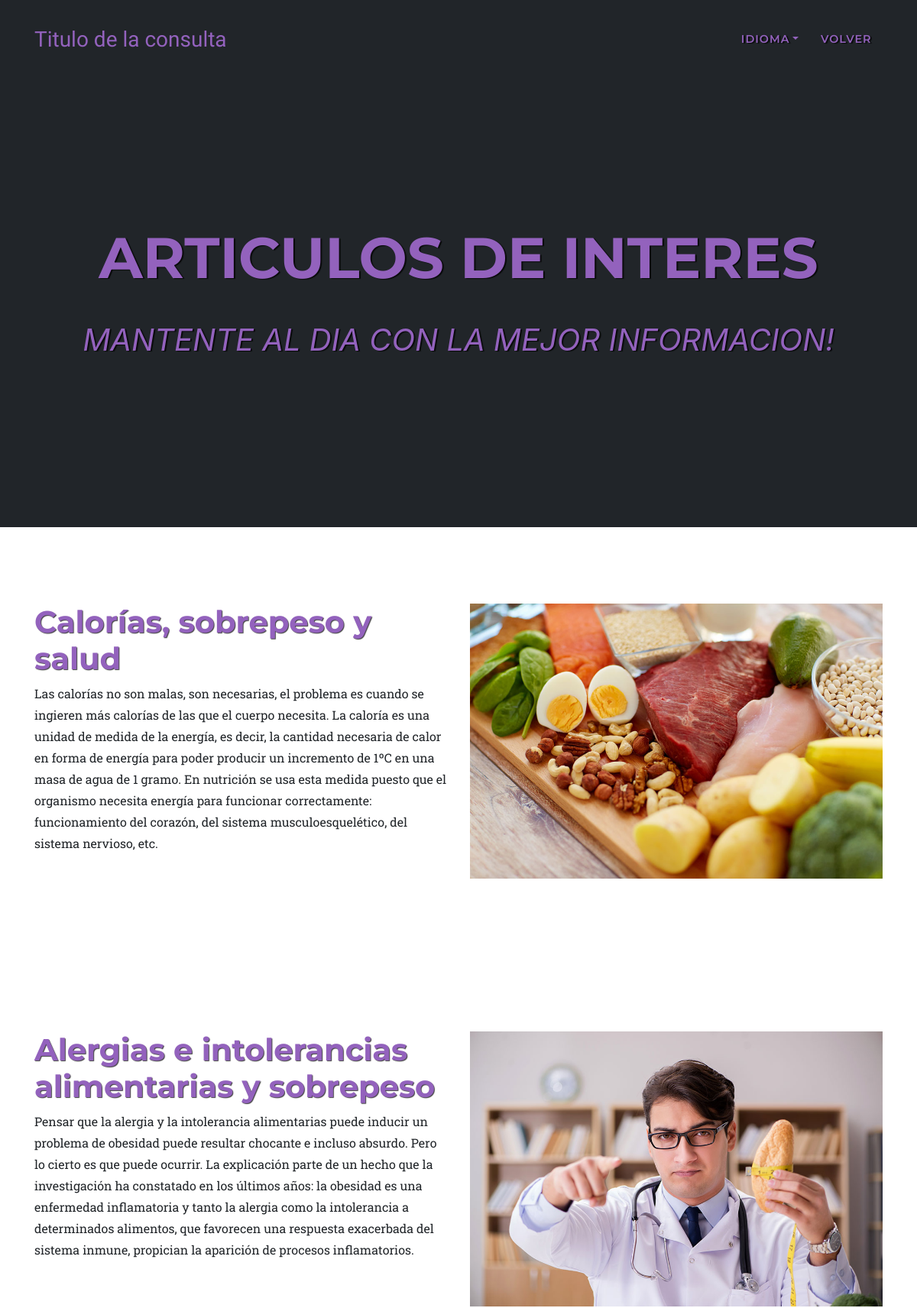
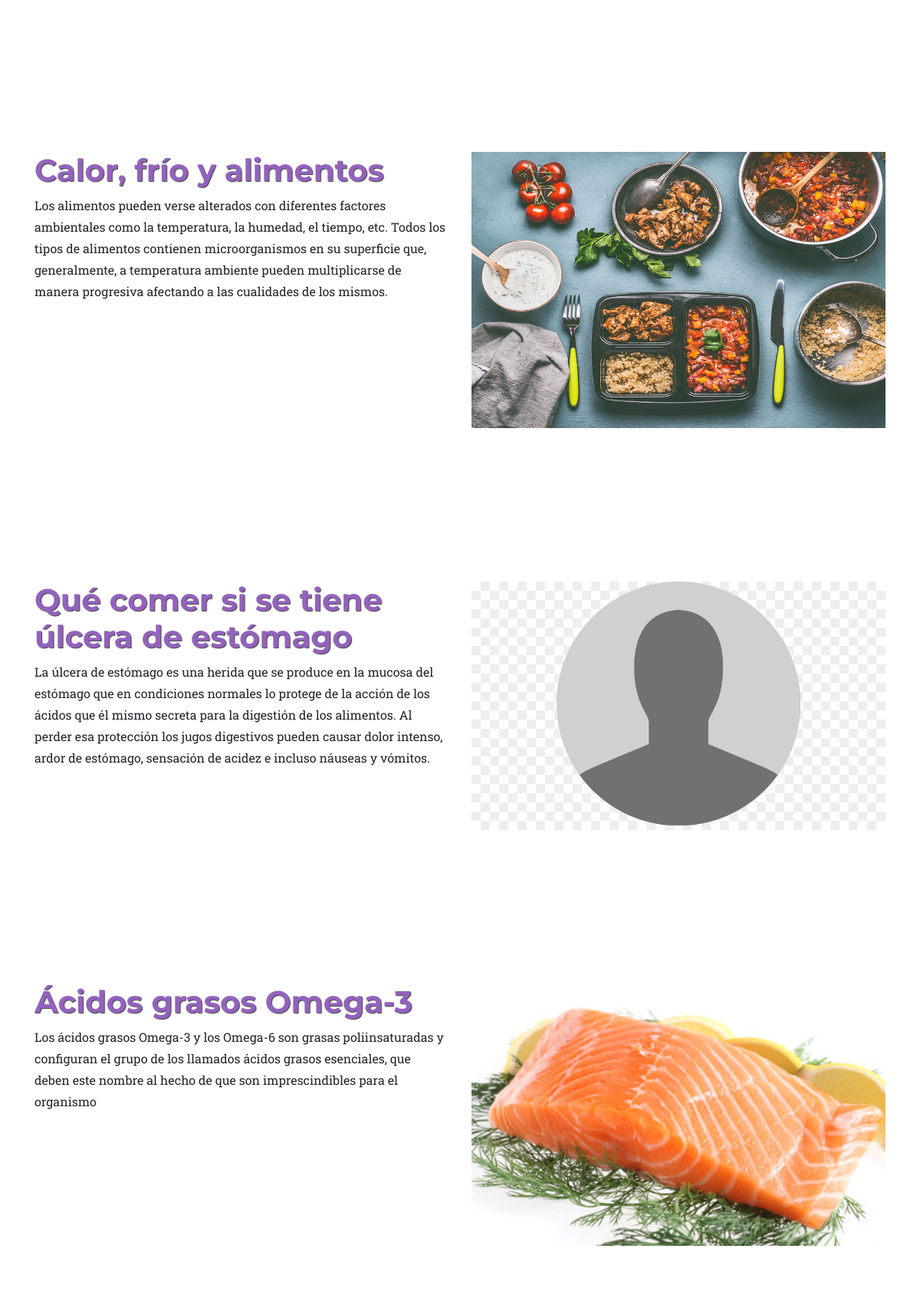
Page /pagArticulos.php (upper part) on the committed database (2 pictures, top to bottom).
### tables this page shows
CREATE TABLE `articulos` (
  `titulo` varchar(255) NOT NULL,
  `resumen` text NOT NULL,
  `imagen` varchar(255) NOT NULL,
  `contenido` text NOT NULL,
  `fecha` datetime NOT NULL,
  `cat1` varchar(50) DEFAULT NULL,
  `cat2` varchar(50) DEFAULT NULL,
  `ID_art` int(255) NOT NULL
);

### castellano.php (called while the page is built, shortened)
<?php
$navIdioma="Idioma";
$pagArtVolver="Volver";
$pagArtTitulo1="ARTICULOS DE INTERES";
$pagArtTitulo2="MANTENTE AL DIA CON LA MEJOR INFORMACION!";

### pagArticulos.php (the view, shortened to what this page needs)
<?php
if (isset($_SESSION["idioma"])){
    include $_SESSION["idioma"];
}else{
    include "castellano.php";
}
$dbh = Connection::make();
$stmt = $dbh->prepare("SELECT * FROM articulos ORDER BY ID_art DESC");
$stmt->execute();
$articulos = $stmt->fetchAll(PDO::FETCH_ASSOC);
?>
<!DOCTYPE html>
<html lang="es">
<head>
    <link href="bootstrap/css/bootstrap.min.css" rel="stylesheet">
    <link href="img/fontawesome-free/css/all.min.css" rel="stylesheet" type="text/css">
    <link href="css/estilos.css" rel="stylesheet" type="text/css">
</head>
<body id="Principal">
<nav class="navbar navbar-expand-lg navbar-dark fixed-top" id="mainNav">
    <div class="container">
        <a class="navbar-brand js-scroll-trigger" href="index.php">Titulo de la consulta</a>
        <div class="collapse navbar-collapse" id="NavegadorResponsive">
            <ul class="navbar-nav text-uppercase ml-auto">
                <li class="nav-item">
                    <div class="dropdown nav-link">
                        <a class=" dropdown-toggle" id="dropdownMenu2" data-toggle="dropdown" aria-haspopup="true" aria-expanded="false"><?php echo $navIdioma ?></a>
                    </div>
                </li>
                <li class="nav-item">
                    <a class="nav-link js-scroll-trigger" href="index.php"><?php echo $pagArtVolver ?></a>
                </li>
            </ul>
        </div>
    </div>
</nav>
<header class="masthead" style="background-color: #212529">
    <div class="container">
        <div class="intro-text">
            <div class=" intro-heading text-uppercase"><?php echo $pagArtTitulo1 ?></div>
            <div class="intro-lead-in"><?php echo $pagArtTitulo2 ?></div>
        </div>
    </div>
</header>
    <?php if(isset($articulos) && count($articulos) > 0) :?>
            <?php foreach ($articulos as $articulo) :?>
            <section class=" page-section">
            <div class="container">
                <div class="row">
                    <div class="col-lg-6 ">
                        <h1><a href="verArticulo.php?asset=<?= $articulo['ID_art'] ?>"><?= $articulo['titulo'] ?></a></h1>
                        <p><?= $articulo['resumen'] ?></p>
                    </div>
                    <div class="col-lg-6 ">
                        <a href="verArticulo.php?asset=<?= $articulo['ID_art'] ?>"><img class="img-fluid" src="<?= $articulo['imagen'] ?>" alt="" width="650px" ></a>
                    </div>
                </div>
            </div>
            </section>
            <?php endforeach; ?>
    <?php endif; ?>
</body>
</html>

### css/estilos.css (style rules this page uses)
body { overflow-x: hidden; font-family: 'Roboto Slab', -apple-system, BlinkMacSystemFont, 'Segoe UI', Roboto, 'Helvetica Neue', Arial, sans-serif, 'Apple Color Emoji', 'Segoe UI Emoji', 'Segoe UI Symbol', 'Noto Color Emoji'; }
p { line-height: 1.75; }
a { color: #9362bd; }
h1, h2, h3, h4, h5, h6 { font-weight: 700; font-family: 'Montserrat', -apple-system, BlinkMacSystemFont, 'Segoe UI', Roboto, 'Helvetica Neue', Arial, sans-serif, 'Apple Color Emoji', 'Segoe UI Emoji', 'Segoe UI Symbol', 'Noto Color Emoji'; color: #9362bd; text-shadow: 1px 1px 1px rgba(0,0,0,0.75); }
.page-section { padding: 100px 0; }
@media (min-width: 768px) { section { padding: 150px 0; } }
#mainNav { background-color: #212529; }
#mainNav .navbar-brand { color: #9362bd; font-family: 'Kaushan Script', -apple-system, BlinkMacSystemFont, 'Segoe UI', Roboto, 'Helvetica Neue', Arial, sans-serif, 'Apple Color Emoji', 'Segoe UI Emoji', 'Segoe UI Symbol', 'Noto Color Emoji'; }
#mainNav .navbar-nav .nav-item .nav-link { font-size: 90%; font-weight: 600; padding: 0.75em 0; letter-spacing: 1px; color: #9362bd; text-shadow: 2px 1px 1px rgba(0,0,0,0.75); font-family: 'Montserrat', -apple-system, BlinkMacSystemFont, 'Segoe UI', Roboto, 'Helvetica Neue', Arial, sans-serif, 'Apple Color Emoji', 'Segoe UI Emoji', 'Segoe UI Symbol', 'Noto Color Emoji'; }
@media (min-width: 992px) { #mainNav { padding-top: 25px; padding-bottom: 25px; transition: padding-top 0.3s, padding-bottom 0.3s; border: none; background-color: transparent; } }
@media (min-width: 992px) { #mainNav .navbar-brand { font-size: 1.75em; transition: all 0.3s; } }
@media (min-width: 992px) { #mainNav .navbar-nav .nav-item .nav-link { padding: 1.1em 1em !important; } }
header.masthead { text-align: center; color: #9362bd; text-shadow: 2px 1px 1px rgba(0,0,0,0.75); background-repeat: no-repeat; background-attachment: scroll; background-position: center center; background-size: cover; }
header.masthead .intro-text { padding-top: 150px; padding-bottom: 100px; }
header.masthead .intro-text .intro-lead-in { font-size: 22px; font-style: italic; line-height: 22px; margin-bottom: 25px; font-family: 'Droid Serif', -apple-system, BlinkMacSystemFont, 'Segoe UI', Roboto, 'Helvetica Neue', Arial, sans-serif, 'Apple Color Emoji', 'Segoe UI Emoji', 'Segoe UI Symbol', 'Noto Color Emoji'; }
header.masthead .intro-text .intro-heading { font-size: 50px; font-weight: 700; line-height: 50px; margin-bottom: 25px; font-family: 'Montserrat', -apple-system, BlinkMacSystemFont, 'Segoe UI', Roboto, 'Helvetica Neue', Arial, sans-serif, 'Apple Color Emoji', 'Segoe UI Emoji', 'Segoe UI Symbol', 'Noto Color Emoji'; }
@media (min-width: 768px) { header.masthead .intro-text { padding-top: 300px; padding-bottom: 200px; } }
@media (min-width: 768px) { header.masthead .intro-text .intro-lead-in { font-size: 40px; font-style: italic; line-height: 40px; margin-bottom: 25px; font-family: 'Droid Serif', -apple-system, BlinkMacSystemFont, 'Segoe UI', Roboto, 'Helvetica Neue', Arial, sans-serif, 'Apple Color Emoji', 'Segoe UI Emoji', 'Segoe UI Symbol', 'Noto Color Emoji'; } }
@media (min-width: 768px) { header.masthead .intro-text .intro-heading { font-size: 75px; font-weight: 700; line-height: 75px; margin-bottom: 50px; font-family: 'Montserrat', -apple-system, BlinkMacSystemFont, 'Segoe UI', Roboto, 'Helvetica Neue', Arial, sans-serif, 'Apple Color Emoji', 'Segoe UI Emoji', 'Segoe UI Symbol', 'Noto Color Emoji'; } }

### rows in the picture
articulos: titulo "Calorías, sobrepeso y salud", resumen "Las calorías no son malas, son necesarias, el problema es cuando se ingieren más calorías de las que el cuerpo necesita. La caloría es una unidad de medida de la energía, es decir, la cantidad necesaria de calor en forma de energía para poder producir un incremento de 1ºC en una masa de agua de 1 gramo. En nutrición se usa esta medida puesto que el organismo necesita energía para funcionar correctamente: funcionamiento del corazón, del sistema musculoesquelético, del sistema nervioso, etc.", imagen (picture)
articulos: titulo "Alergias e intolerancias alimentarias y sobrepeso", resumen "Pensar que la alergia y la intolerancia alimentarias puede inducir un problema de obesidad puede resultar chocante e incluso absurdo. Pero lo cierto es que puede ocurrir. La explicación parte de un hecho que la investigación ha constatado en los últimos años: la obesidad es una enfermedad inflamatoria y tanto la alergia como la intolerancia a determinados alimentos, que favorecen una respuesta exacerbada del sistema inmune, propician la aparición de procesos inflamatorios.", imagen (picture)
articulos: titulo "Calor, frío y alimentos", resumen "Los alimentos pueden verse alterados con diferentes factores ambientales como la temperatura, la humedad, el tiempo, etc. Todos los tipos de alimentos contienen microorganismos en su superficie que, generalmente, a temperatura ambiente pueden multiplicarse de manera progresiva afectando a las cualidades de los mismos.", imagen (picture)
articulos: titulo "Qué comer si se tiene úlcera de estómago", resumen "La úlcera de estómago es una herida que se produce en la mucosa del estómago que en condiciones normales lo protege de la acción de los ácidos que él mismo secreta para la digestión de los alimentos. Al perder esa protección los jugos digestivos pueden causar dolor intenso, ardor de estómago, sensación de acidez e incluso náuseas y vómitos.", imagen (picture)
articulos: titulo "Ácidos grasos Omega-3", resumen "Los ácidos grasos Omega-3 y los Omega-6 son grasas poliinsaturadas y configuran el grupo de los llamados ácidos grasos esenciales, que deben este nombre al hecho de que son imprescindibles para el organismo", imagen (picture)

### other values in the picture
$navIdioma "IDIOMA"
$pagArtVolver "VOLVER"
$pagArtTitulo1 "ARTICULOS DE INTERES"
$pagArtTitulo2 "MANTENTE AL DIA CON LA MEJOR INFORMACION!"
